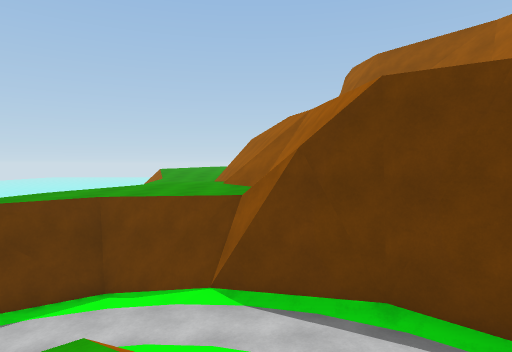
View 1 (above)

16 first-person views from a walk through a 3-D level made in the Unity game engine. The camera is 1.5 m above the floor, tilts 2° down and sees 75° across. The floor is counted in squares, 2 m on a side. Each view is taken from the middle of a square. On the plan, view 1 faces up. The plan holds only what a view shows up to about 11 squares ahead; the rest is blank. The place goes on beyond the plan. The player character is not drawn. Surface patterns are stand-ins for the level's own textures.

View 2
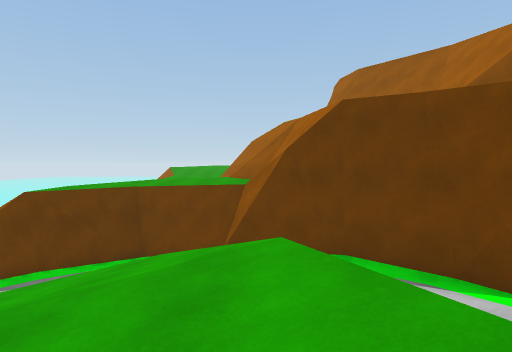

View 3
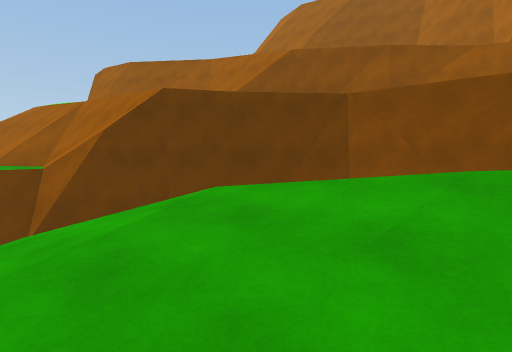

View 4
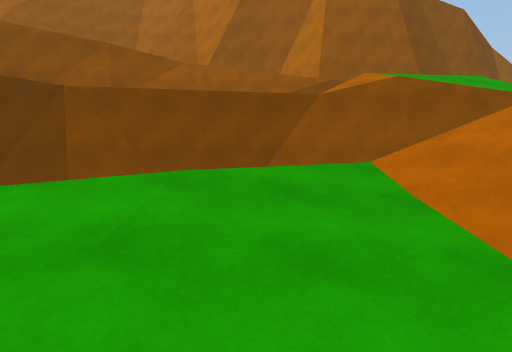

View 5
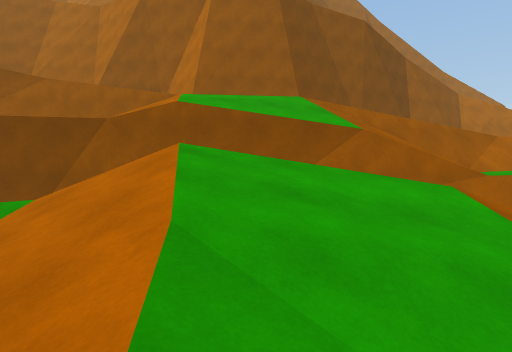

View 6
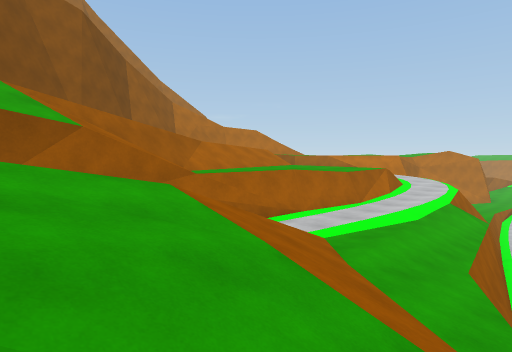

View 7
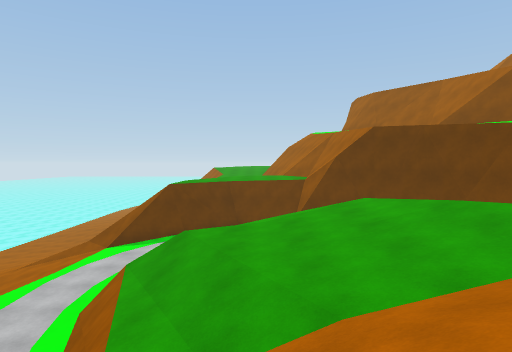

View 8
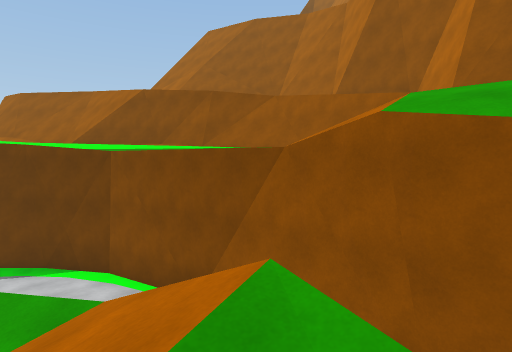

View 9
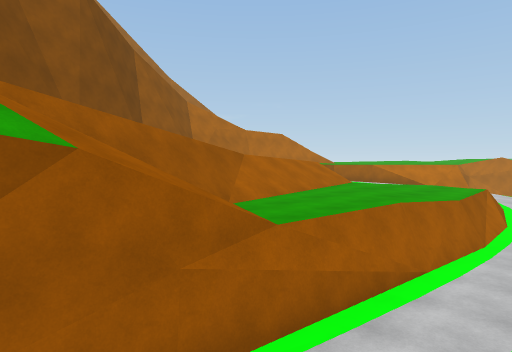

View 10
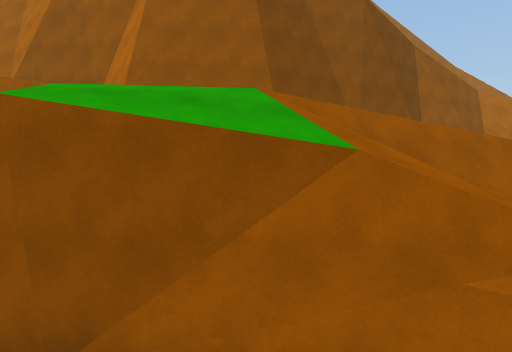

View 11
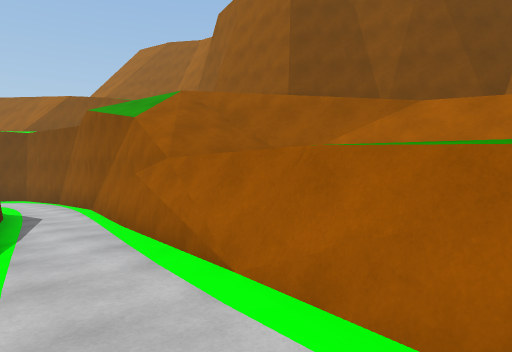

View 12
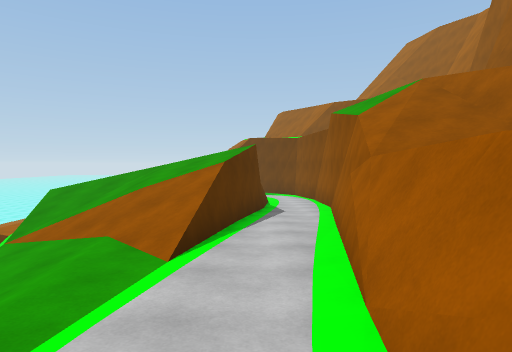

View 13
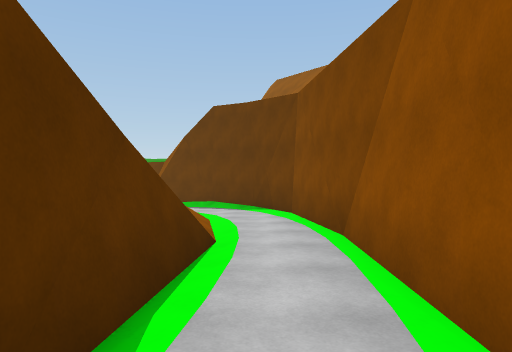

View 14
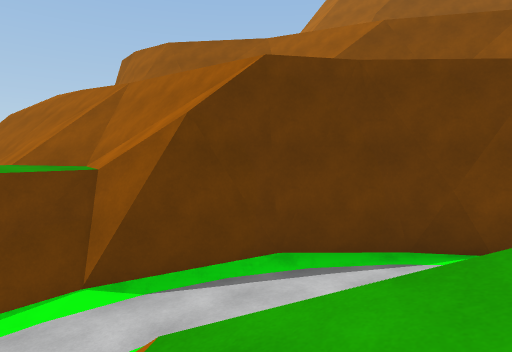

View 15
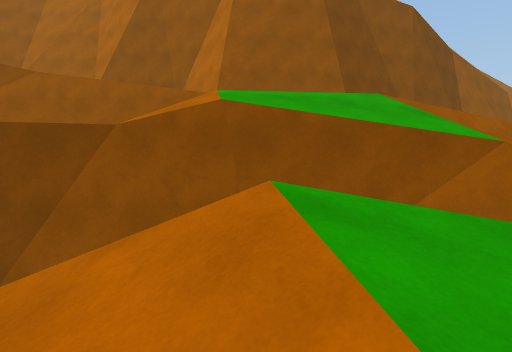

View 16
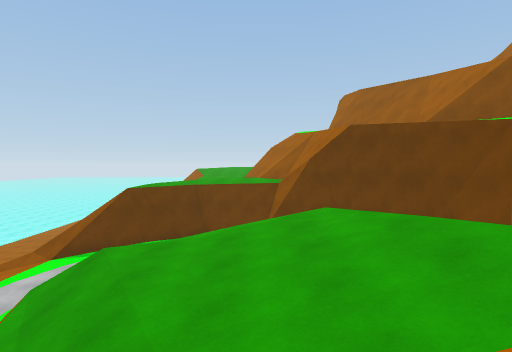

### Floor plan
Key: @ floor where view 1 was taken; # wall or solid block; . main floor; - floor 1.5 m lower than the main floor; : floor 1.5 m higher than the main floor; + floor 3.25 m higher than the main floor; _ floor 3.25 m lower than the main floor; * floor 4.75 m higher than the main floor; % floor 14.5 m higher than the main floor; / step, stairs or slope; = window, fence, low wall or low ledge; v drop or lower ground; T thing the floor can be seen under or through.
Columns run from 5 left of view 1 to 12 right of it. Each row starts with its distance up from view 1.
 11     ##* #v
 10   ...#v /#v
  9   .../=  #=/
  8  ....#v  /#/
  7 /.....#  +#v
  6 /.TTv.# ++#v
  5 /TT_TTT++++#
  4 /______v+++#
  3 _    /_#v+++/   #
  2 _ //// --+++#   #
  1 _ -.// /-++ #   #v
  0 =/...@//-   #   #v
 -1 ///...//-/      #
 -2  v/....#-/
 -3  v//../#--     #
 -4    ////#-v/   #v
 -5     ///v--*   #%
 -6   v////#-v/   #
 -7   v////--///  #v
 -8    ////--//=  /#/
 -9    ////..//=   #v
-10     -././//=    #
-11     //..#::=    #v
-12      /..=::==    #
-13     =/..#:::
-14     #/../:::

Positions as (right, up) in squares from view 1, and headings:
1: (0, 0), facing up
2: (0, -2), facing up
3: (-2, -2), facing up-right
4: (-2, -2), facing right
5: (-2, -6), facing right
6: (-2, -6), facing down-right
7: (-2, -6), facing up
8: (1, -6), facing up-right
9: (1, -7), facing down-right
10: (1, -7), facing right
11: (1, -14), facing up-right
12: (2, -14), facing up
13: (3, -6), facing up
14: (-2, 1), facing up-right
15: (0, -5), facing right
16: (-1, -5), facing up
